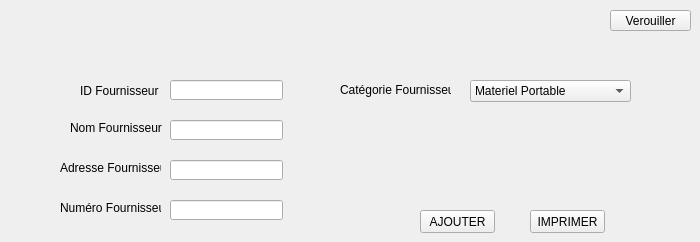
      <widget class="QWidget" name="tab_1">
       <attribute name="title">
        <string>Ajouter un Fournisseur</string>
       </attribute>
       <widget class="QLineEdit" name="l_id_fournisseur">
        <property name="geometry">
         <rect>
          <x>170</x>
          <y>80</y>
          <width>113</width>
          <height>20</height>
         </rect>
        </property>
       </widget>
       <widget class="QLineEdit" name="l_nom_fournisseur">
        <property name="geometry">
         <rect>
          <x>170</x>
          <y>120</y>
          <width>113</width>
          <height>20</height>
         </rect>
        </property>
       </widget>
       <widget class="QLabel" name="label_2">
        <property name="geometry">
         <rect>
          <x>80</x>
          <y>80</y>
          <width>81</width>
          <height>21</height>
         </rect>
        </property>
        <property name="text">
         <string>ID Fournisseur</string>
        </property>
       </widget>
       <widget class="QLabel" name="label_3">
        <property name="geometry">
         <rect>
          <x>70</x>
          <y>120</y>
          <width>101</width>
          <height>16</height>
         </rect>
        </property>
        <property name="text">
         <string>Nom Fournisseur</string>
        </property>
       </widget>
       <widget class="QLabel" name="label_4">
        <property name="geometry">
         <rect>
          <x>340</x>
          <y>80</y>
          <width>111</width>
          <height>20</height>
         </rect>
        </property>
        <property name="text">
         <string>Catégorie Fournisseur</string>
        </property>
       </widget>
       <widget class="QPushButton" name="ajouterf">
        <property name="geometry">
         <rect>
          <x>420</x>
          <y>210</y>
          <width>75</width>
          <height>23</height>
         </rect>
        </property>
        <property name="text">
         <string>AJOUTER</string>
        </property>
       </widget>
       <widget class="QLabel" name="label_6">
        <property name="geometry">
         <rect>
          <x>60</x>
          <y>160</y>
          <width>101</width>
          <height>16</height>
         </rect>
        </property>
        <property name="text">
         <string>Adresse Fournisseur</string>
        </property>
       </widget>
       <widget class="QLineEdit" name="l_adresse_fournisseur">
        <property name="geometry">
         <rect>
          <x>170</x>
          <y>160</y>
          <width>113</width>
          <height>20</height>
         </rect>
        </property>
       </widget>
       <widget class="QLineEdit" name="l_num_fournisseur">
        <property name="geometry">
         <rect>
          <x>170</x>
          <y>200</y>
          <width>113</width>
          <height>20</height>
         </rect>
        </property>
       </widget>
       <widget class="QLabel" name="label_22">
        <property name="geometry">
         <rect>
          <x>60</x>
          <y>200</y>
          <width>101</width>
          <height>16</height>
         </rect>
        </property>
        <property name="text">
         <string>Numéro Fournisseur</string>
        </property>
       </widget>
       <widget class="QComboBox" name="l_comboBox">
        <property name="geometry">
         <rect>
          <x>470</x>
          <y>80</y>
          <width>161</width>
          <height>22</height>
         </rect>
        </property>
        <item>
         <property name="text">
          <string>Materiel Portable</string>
         </property>
        </item>
        <item>
         <property name="text">
          <string>Materiel Bureautique</string>
         </property>
        </item>
        <item>
         <property name="text">
          <string>Materiel pour imprimantes </string>
         </property>
        </item>
       </widget>
       <widget class="QPushButton" name="imprimerf">
        <property name="geometry">
         <rect>
          <x>530</x>
          <y>210</y>
          <width>75</width>
          <height>23</height>
         </rect>
        </property>
        <property name="text">
         <string>IMPRIMER</string>
        </property>
       </widget>
       <widget class="QPushButton" name="Hide_fournisseurs_verouiller">
        <property name="geometry">
         <rect>
          <x>610</x>
          <y>10</y>
          <width>81</width>
          <height>21</height>
         </rect>
        </property>
        <property name="text">
         <string>Verouiller</string>
        </property>
       </widget>
      </widget>
